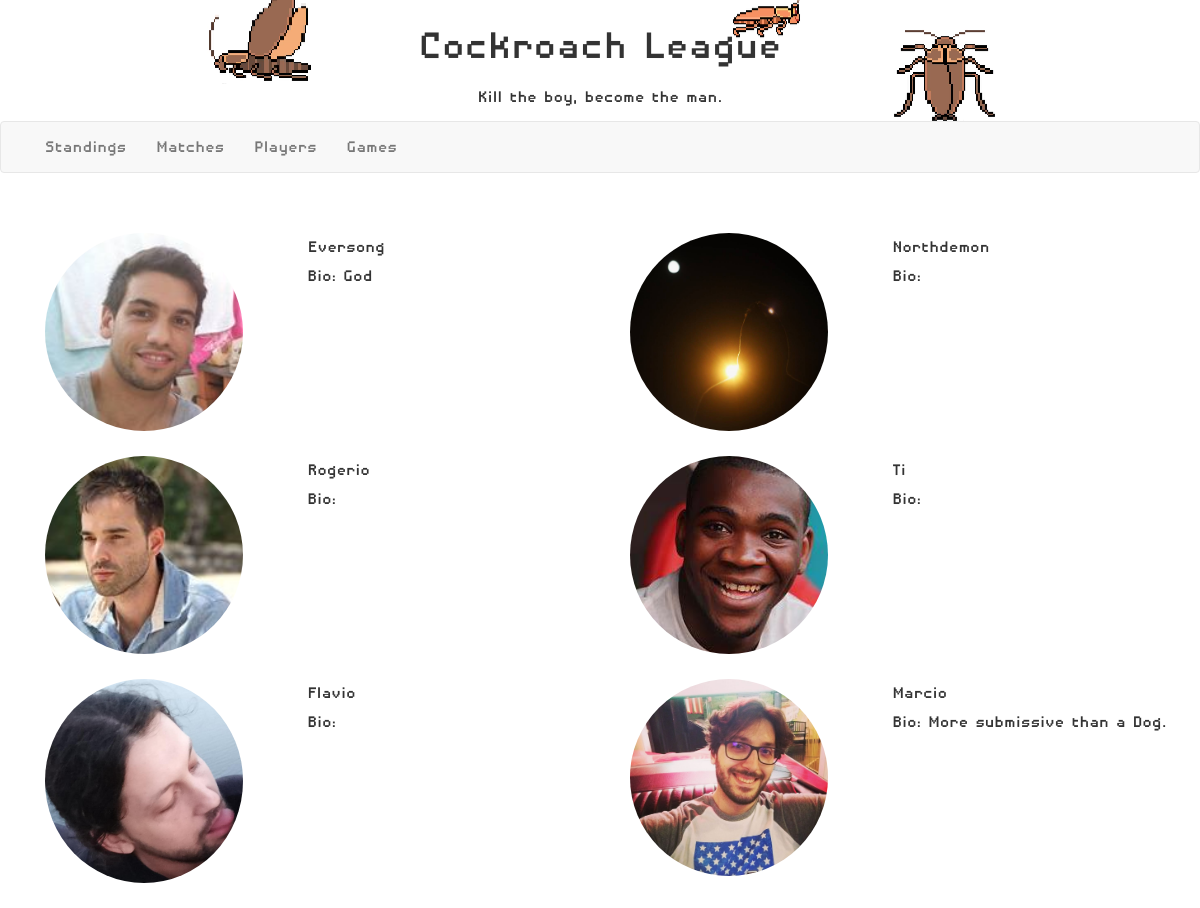
Before: /rankings/players with the older database file.
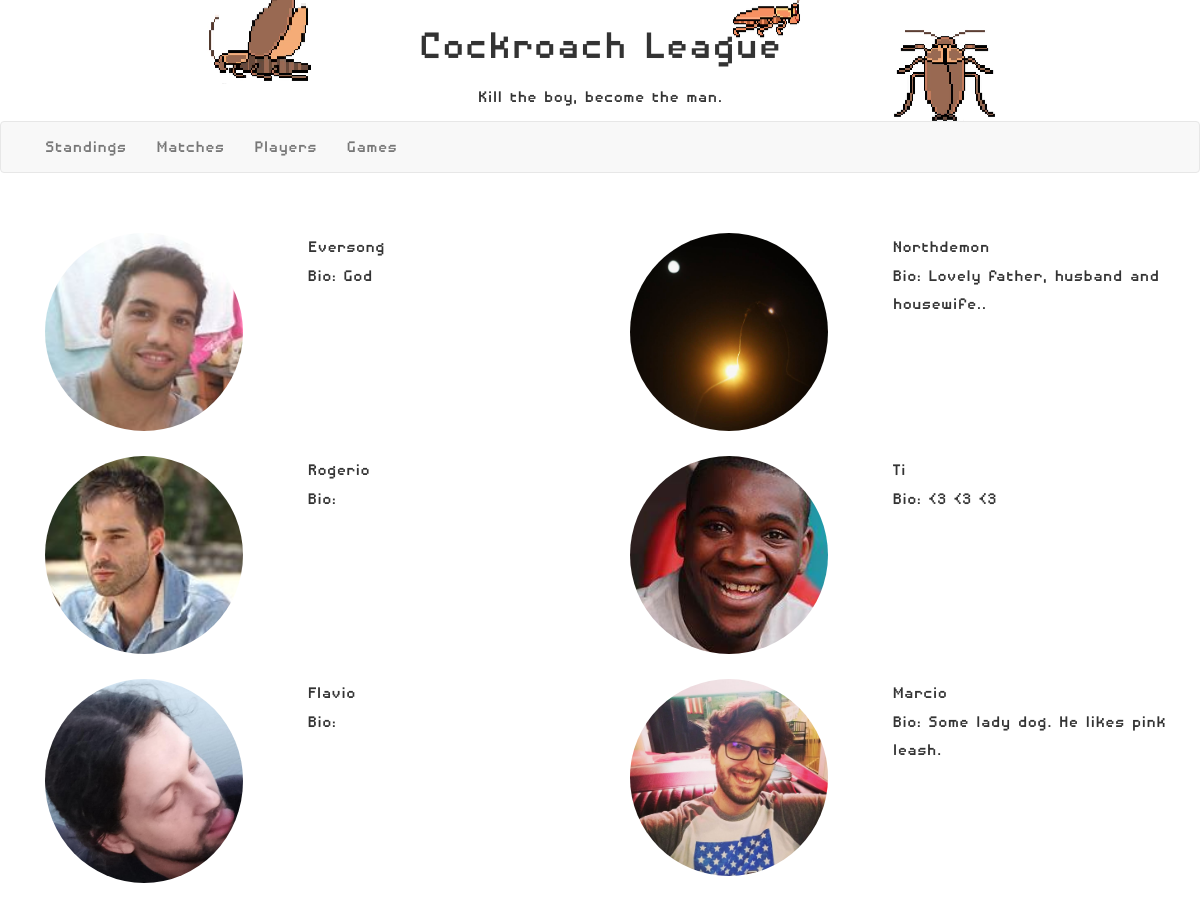
After: the same page with the newer database file.
### rankings/models.py (models this page shows, shortened)
class Player(models.Model):
    player_nickname = models.CharField(max_length=15, primary_key=True, null=False)
    player_first_name = models.CharField(max_length=15, null=False)
    player_last_name = models.CharField(max_length=15, null=False)
    player_photo = models.ImageField()
    player_bio = models.TextField(null=True, blank=True)

### rankings/views.py (the view)
# urls.py: path('players', views.players, name='players'),
def players(request):
    players = Player.objects.filter()
    players_rows = split_list_columns(players, 2)
    context = {
        'players': players_rows,
    }
    return render(request, 'players.html', context=context)

### rankings/views.py (called while the page is built)
def split_list_columns(l, num_column):
    l_rows = []
    row = []
    elem_count = 0
    for e in l:
        if elem_count < num_column:
            row.append(e)
            elem_count += 1
        else:
            l_rows.append(row)
            row = [e]
            elem_count = 1
    if elem_count != 1:
        l_rows.append(row)
    return l_rows

### templates/players.html
{% extends "base_generic.html" %}
{% block content %}
    <div class="container" style="margin-top: 5%">
    {% for players_row in players %}
        <div class="row" style="margin-bottom: 25px">
        {% for player in players_row %}
            <div class="col-md-6">
                <div class="col-md-6">
                    <img class="img img-circle" src="{{ MEDIA_URL }}{{ player.player_photo.url }}">
                </div>
                <div class="col-md-6">
                    <div class="row">
                        {{ player.player_nickname }}
                    </div>
                    <div class="row">
                        Bio: {{ player.player_bio }}
                    </div>
                </div>
            </div>
        {% endfor %}
        </div>
    {% endfor %}
    </div>
{% endblock %}

### templates/base_generic.html (shortened to what this page needs)
<!DOCTYPE html>
<html lang="en">
<head>
  <link rel="stylesheet" href="https://maxcdn.bootstrapcdn.com/bootstrap/3.3.7/css/bootstrap.min.css">
  {% load static %}
  <link rel="stylesheet" href="{% static 'css/styles.css' %}">
</head>
<body class="body">
    <div class="banner" style="margin-bottom: 0px; margin-top: 0px">
        <div class="row text-center">
            <h1 style="font-size: 48px">Cockroach League</h1>
        </div>
        <div class="row text-center">
            <p>Kill the boy, become the man.</p>
        </div>
    </div>
    <div>
        <nav class="navbar navbar-default" style="margin-bottom: 15px">
          <div class="container">
            <ul class="nav navbar-nav">
              <li><a href="{% url 'index' %}">Standings</a></li>
              <li><a href="{% url 'matches' %}">Matches</a></li>
                <li><a href="{% url 'players' %}">Players</a></li>
              <li><a href="{% url 'games' %}">Games</a></li>
            </ul>
          </div>
        </nav>
    </div>
{% block content %}{% endblock %}
</body>
</html>

### rankings/static/css/styles.css (style rules this page uses)
.body { font-family: "Disposable Droid"; font-size: 20px; }
.img-circle { border-radius: 60%; width: 80%; }
.banner { background-image: url("../img/background_cockroach.png"); background-position: center; background-repeat: no-repeat; }

Changed rows visible on the page:
changed Player "Northdemon": player_bio (not shown) → "Lovely father, husband and housewife.."
changed Player "Ti": player_bio (not shown) → "<3 <3 <3"
changed Player "Marcio": player_bio "More submissive than a Dog." → "Some lady dog. He likes pink leash."
